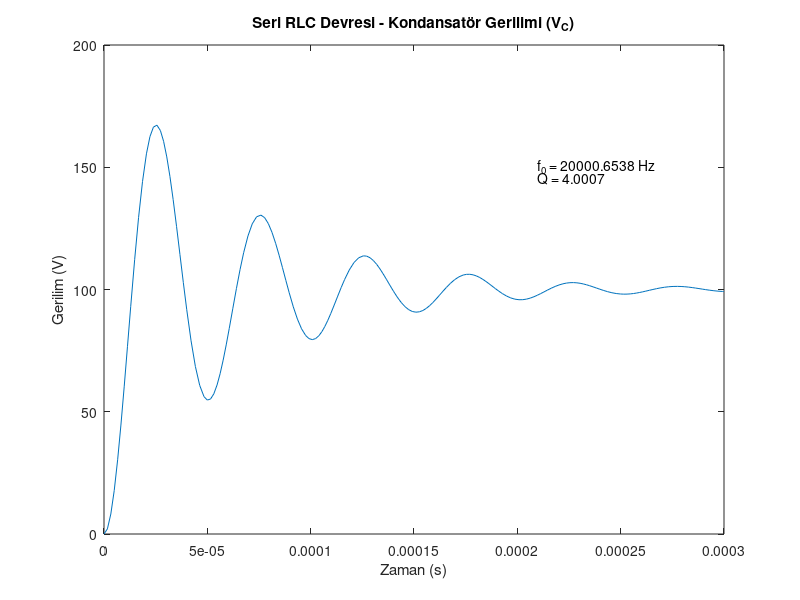

Here is the MATLAB script that generated this plot:
clear;  % Tüm değişkenleri temizler
clc;    % Komut penceresini temizler
close all;  % Tüm figür pencerelerini kapatır
% Parametrelerin tanımlanması
R = 2.925;    % Direnç (Ohm)
L = 0.00009312;   % Endüktans (H)
C = 0.000000680;  % Kapasitans (F)
V_in = 100; % DC Gerilim kaynağı (Volt)
% Başlangıç koşulları
i0 = 0; % Akım başlangıçta sıfır

% Zaman aralığı
tspan = [0 0.0003]; % 0 ile 5 saniye arasında analiz yapılacak

% Diferansiyel denklem fonksiyonu
% di/dt = (V_in - R*i - 1/C*q) / L
% dq/dt = i
% i = akım, q = yük
odefun = @(t, x) [x(2); (V_in - R*x(2) - x(1)/C)/L];

% Başlangıç koşulları: q(0) = 0, i(0) = i0
x0 = [0; i0];

% Diferansiyel denklemi çözme
[t, x] = ode45(odefun, tspan, x0);

% Kondansatör üzerindeki gerilimin hesaplanması
V_C = x(:,1) / C; % V_C(t) = q(t) / C

% Rezonans frekansını hesaplama
f0 = 1 / (2 * pi * sqrt(L * C));

% Kalite faktörünü hesaplama
Q = (1/R) * sqrt(L / C);

% Sonuçların çizimi
figure;
subplot(1,1,1);
plot(t, V_C);
title('Seri RLC Devresi - Kondansatör Gerilimi (V_C)');
xlabel('Zaman (s)');
ylabel('Gerilim (V)');
text(tspan(end) * 0.7, max(V_C) * 0.9, ['f_0 = ', num2str(f0), ' Hz']);
text(tspan(end) * 0.7, max(V_C) * 0.87, ['Q = ', num2str(Q)]);
